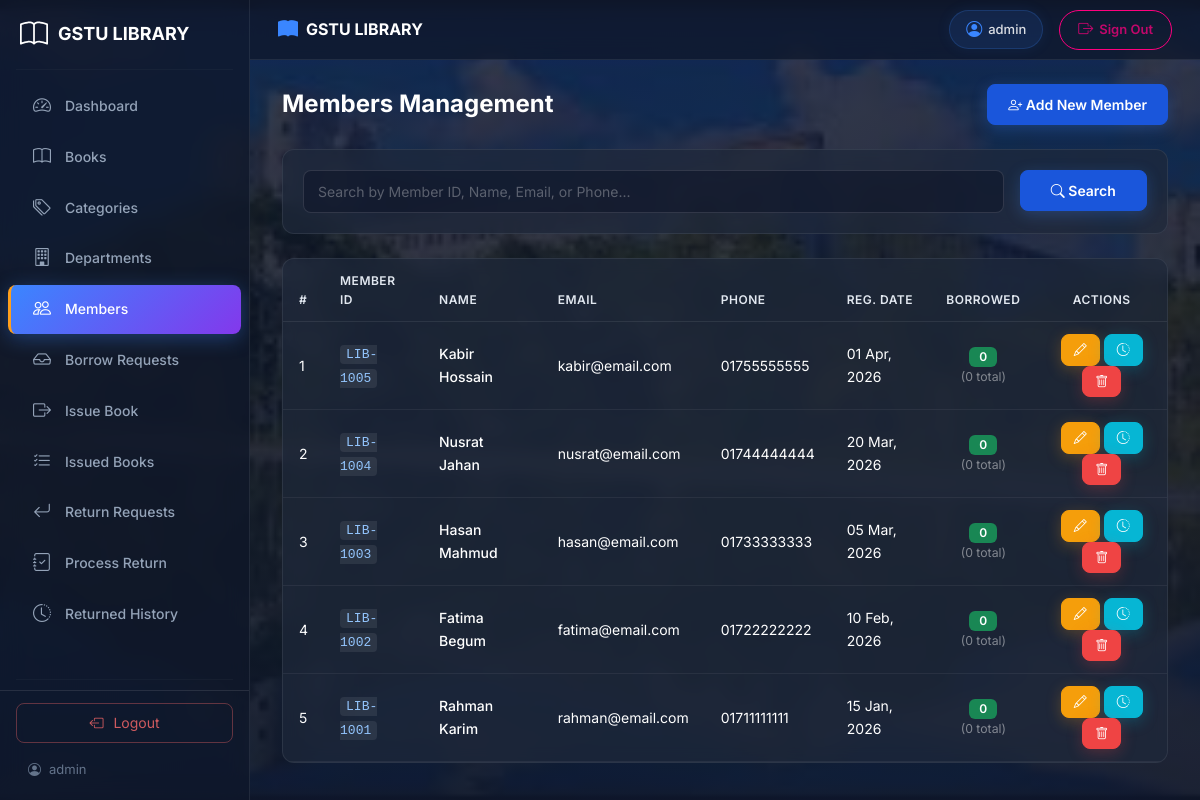
Screenshot of /admin/members.php (signed in) with the database file from the repository.
### tables this page shows
CREATE TABLE IF NOT EXISTS `members` (
    `id` INT(11) NOT NULL AUTO_INCREMENT,
    `member_id` VARCHAR(20) NOT NULL COMMENT 'Unique member identifier (e.g., LIB-1001)',
    `name` VARCHAR(255) NOT NULL,
    `email` VARCHAR(100) NOT NULL,
    `phone` VARCHAR(20) NOT NULL,
    `reg_date` DATE NOT NULL COMMENT 'Registration date',
    `created_at` TIMESTAMP NOT NULL DEFAULT CURRENT_TIMESTAMP(),
    PRIMARY KEY (`id`),
    UNIQUE INDEX `member_id` (`member_id`),
    UNIQUE INDEX `email` (`email`)
);

### includes/functions.php (called while the page is built, shortened)
<?php
function sanitize(string $data): string
{
    $data = trim($data);
    $data = stripslashes($data);
    $data = htmlspecialchars($data, ENT_QUOTES, 'UTF-8');
    return $data;
}
function formatDate(?string $date, string $format = 'd M, Y'): string
{
    $dt = new DateTime($date);
    return $dt->format($format);
}
function paginate(int $totalRecords, int $limit = 10): array
{
    $page = isset($_GET['page']) ? max(1, (int)$_GET['page']) : 1;
    $totalPages = ceil($totalRecords / $limit);
    $offset = ($page - 1) * $limit;
    return [
        'offset'      => $offset,
        'limit'       => $limit,
        'totalPages'  => $totalPages,
        'currentPage' => $page,
    ];
}

### admin/members.php (the view, shortened to what this page needs)
<?php
require_once __DIR__ . '/../includes/functions.php';
$pdo = getConnection();
$search = sanitize($_GET['search'] ?? '');
$searchCondition = '';
$params = [];
$countStmt = $pdo->prepare("SELECT COUNT(*) as total FROM members $searchCondition");
$countStmt->execute($params);
$totalRecords = $countStmt->fetch()['total'];
$pagination = paginate($totalRecords, 10);
$sql = "
    SELECT m.*,
        (SELECT COUNT(*) FROM issued_books WHERE member_id = m.id) as total_borrowed,
        (SELECT COUNT(*) FROM issued_books WHERE member_id = m.id AND status = 'issued') as currently_borrowed
    FROM members m
    $searchCondition
    ORDER BY m.id DESC
    LIMIT :offset, :limit
";
$stmt = $pdo->prepare($sql);
$stmt->bindValue(':offset', $pagination['offset'], PDO::PARAM_INT);
$stmt->bindValue(':limit', $pagination['limit'], PDO::PARAM_INT);
$stmt->execute();
$members = $stmt->fetchAll();
require_once __DIR__ . '/header.php';
require_once __DIR__ . '/sidebar.php';
?>
<div class="main-content">
    <div class="d-flex justify-content-between align-items-center mb-4">
        <h2 class="page-title">Members Management</h2>
        <a href="member-add.php" class="btn btn-primary"><i class="bi bi-person-plus"></i> Add New Member</a>
    </div>
    <div class="card dashboard-card mb-4">
        <div class="card-body">
            <form method="GET" action="" class="row g-3">
                <div class="col-md-10">
                    <input type="text" class="form-control" name="search"
                           placeholder="Search by Member ID, Name, Email, or Phone..."
                           value="<?php echo htmlspecialchars($search, ENT_QUOTES, 'UTF-8'); ?>">
                </div>
                <div class="col-md-2">
                    <button type="submit" class="btn btn-primary w-100"><i class="bi bi-search"></i> Search</button>
                </div>
            </form>
        </div>
    </div>
    <div class="card dashboard-card">
        <div class="card-body p-0">
            <div class="table-responsive">
                <table class="table table-hover mb-0">
                    <thead>
                        <tr>
                            <th>#</th>
                            <th>Member ID</th>
                            <th>Name</th>
                            <th>Email</th>
                            <th>Phone</th>
                            <th>Reg. Date</th>
                            <th class="text-center">Borrowed</th>
                            <th class="text-center">Actions</th>
                        </tr>
                    </thead>
                    <tbody>
                        <?php if (empty($members)): ?>
                            <tr><td colspan="8" class="text-center py-4 text-muted">No members found.</td></tr>
                        <?php else: ?>
                            <?php $i = $pagination['offset'] + 1; ?>
                            <?php foreach ($members as $member): ?>
                                <tr>
                                    <td><?php echo $i++; ?></td>
                                    <td><code><?php echo htmlspecialchars($member['member_id'], ENT_QUOTES, 'UTF-8'); ?></code></td>
                                    <td class="fw-medium"><?php echo htmlspecialchars($member['member_name'] ?? $member['name'] ?? '', ENT_QUOTES, 'UTF-8'); ?></td>
                                    <td><?php echo htmlspecialchars($member['email'], ENT_QUOTES, 'UTF-8'); ?></td>
                                    <td><?php echo htmlspecialchars($member['phone'], ENT_QUOTES, 'UTF-8'); ?></td>
                                    <td><?php echo formatDate($member['reg_date']); ?></td>
                                    <td class="text-center">
                                        <?php if ($member['currently_borrowed'] > 0): ?>
                                            <span class="badge bg-warning text-dark">
                                                <?php echo $member['currently_borrowed']; ?> active
                                            </span>
                                        <?php else: ?>
                                            <span class="badge bg-success">0</span>
                                        <?php endif; ?>
                                        <small class="text-muted d-block">(<?php echo $member['total_borrowed']; ?> total)</small>
                                    </td>
                                    <td class="text-center">
                                        <a href="member-edit.php?id=<?php echo $member['id']; ?>" class="btn btn-sm btn-warning" title="Edit">
                                            <i class="bi bi-pencil"></i>
                                        </a>
                                        <a href="issued-books.php?member_id=<?php echo $member['id']; ?>" class="btn btn-sm btn-info" title="Borrowing History">
                                            <i class="bi bi-clock-history"></i>
                                        </a>
                                        <a href="?delete=<?php echo $member['id']; ?>"
                                           class="btn btn-sm btn-danger"
                                           title="Delete"
                                           onclick="return confirm('Are you sure you want to delete this member?');">
                                            <i class="bi bi-trash"></i>
                                        </a>
                                    </td>
                                </tr>
                            <?php endforeach; ?>
                        <?php endif; ?>
                    </tbody>
                </table>
            </div>
        </div>
    </div>
</div>
<?php require_once __DIR__ . '/footer.php'; ?>

### rows the page displays
members: member "LIB-1005", name "Kabir Hossain", email "kabir@email.com", phone "01755555555", reg_date "01 Apr, 2026", total_borrowed "0"
members: member "LIB-1004", name "Nusrat Jahan", email "nusrat@email.com", phone "01744444444", reg_date "20 Mar, 2026", total_borrowed "0"
members: member "LIB-1003", name "Hasan Mahmud", email "hasan@email.com", phone "01733333333", reg_date "05 Mar, 2026", total_borrowed "0"
members: member "LIB-1002", name "Fatima Begum", email "fatima@email.com", phone "01722222222", reg_date "10 Feb, 2026", total_borrowed "0"
members: member "LIB-1001", name "Rahman Karim", email "rahman@email.com", phone "01711111111", reg_date "15 Jan, 2026", total_borrowed "0"

### other values shown
$_SESSION['admin_name'] "admin"
